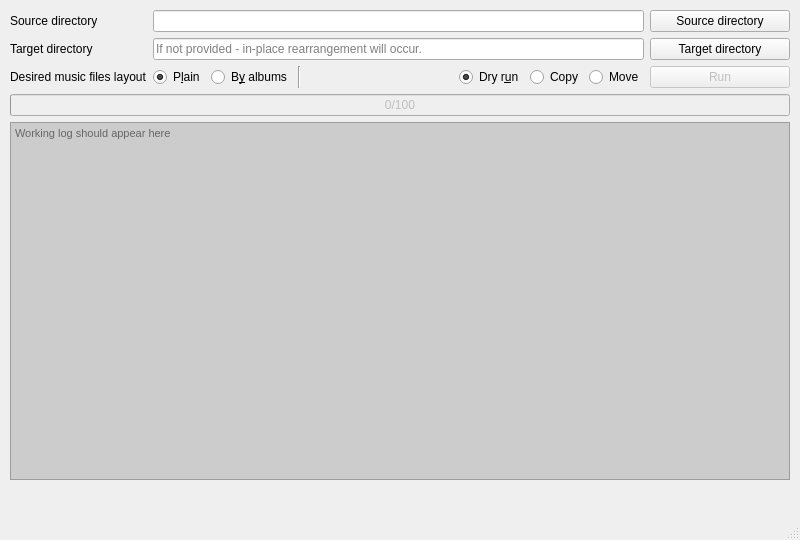
<?xml version="1.0" encoding="UTF-8"?>
<ui version="4.0">
 <class>MainWindow</class>
 <widget class="QMainWindow" name="MainWindow">
  <property name="geometry">
   <rect>
    <x>0</x>
    <y>0</y>
    <width>800</width>
    <height>540</height>
   </rect>
  </property>
  <property name="sizePolicy">
   <sizepolicy hsizetype="Fixed" vsizetype="Fixed">
    <horstretch>1</horstretch>
    <verstretch>1</verstretch>
   </sizepolicy>
  </property>
  <property name="minimumSize">
   <size>
    <width>800</width>
    <height>540</height>
   </size>
  </property>
  <property name="maximumSize">
   <size>
    <width>800</width>
    <height>540</height>
   </size>
  </property>
  <property name="baseSize">
   <size>
    <width>0</width>
    <height>0</height>
   </size>
  </property>
  <property name="windowTitle">
   <string>YAMO (Yet Another Multimedia Organizer)</string>
  </property>
  <property name="windowIcon">
   <iconset theme="audio-x-generic">
    <normaloff>.</normaloff>.</iconset>
  </property>
  <widget class="QWidget" name="centralwidget">
   <property name="sizePolicy">
    <sizepolicy hsizetype="Expanding" vsizetype="Expanding">
     <horstretch>0</horstretch>
     <verstretch>0</verstretch>
    </sizepolicy>
   </property>
   <widget class="QWidget" name="">
    <property name="geometry">
     <rect>
      <x>10</x>
      <y>10</y>
      <width>780</width>
      <height>470</height>
     </rect>
    </property>
    <layout class="QVBoxLayout" name="verticalLayout">
     <item>
      <layout class="QFormLayout" name="formLayout">
       <item row="0" column="0">
        <widget class="QLabel" name="sourceDirectoryLabel">
         <property name="text">
          <string>Source directory</string>
         </property>
        </widget>
       </item>
       <item row="0" column="1">
        <layout class="QHBoxLayout" name="sourceDirSelectionBlock" stretch="0,0">
         <item>
          <widget class="QLineEdit" name="sourceDirectoryInput"/>
         </item>
         <item>
          <widget class="QPushButton" name="sourceDirSelectBtn">
           <property name="minimumSize">
            <size>
             <width>140</width>
             <height>0</height>
            </size>
           </property>
           <property name="text">
            <string>Source directory</string>
           </property>
           <property name="icon">
            <iconset theme="document-open">
             <normaloff>.</normaloff>.</iconset>
           </property>
          </widget>
         </item>
        </layout>
       </item>
       <item row="1" column="0">
        <widget class="QLabel" name="targetDirectoryLabel">
         <property name="text">
          <string>Target directory</string>
         </property>
        </widget>
       </item>
       <item row="1" column="1">
        <layout class="QHBoxLayout" name="targetDirSelectionBlock">
         <item>
          <widget class="QLineEdit" name="targetDirectoryInput">
           <property name="placeholderText">
            <string>If not provided - in-place rearrangement will occur.</string>
           </property>
          </widget>
         </item>
         <item>
          <widget class="QPushButton" name="targetDirSelectBtn">
           <property name="minimumSize">
            <size>
             <width>140</width>
             <height>0</height>
            </size>
           </property>
           <property name="text">
            <string>Target directory</string>
           </property>
           <property name="icon">
            <iconset theme="document-open">
             <normaloff>.</normaloff>.</iconset>
           </property>
          </widget>
         </item>
        </layout>
       </item>
       <item row="2" column="1">
        <layout class="QHBoxLayout" name="selectablesBlock">
         <item>
          <widget class="QRadioButton" name="layoutPlainRbtn">
           <property name="autoFillBackground">
            <bool>false</bool>
           </property>
           <property name="text">
            <string>P&amp;lain</string>
           </property>
           <property name="checked">
            <bool>true</bool>
           </property>
           <attribute name="buttonGroup">
            <string notr="true">filesLayoutRbtnGroup</string>
           </attribute>
          </widget>
         </item>
         <item>
          <widget class="QRadioButton" name="layoutAlbumsRbtn">
           <property name="autoFillBackground">
            <bool>false</bool>
           </property>
           <property name="text">
            <string>B&amp;y albums</string>
           </property>
           <property name="checked">
            <bool>false</bool>
           </property>
           <attribute name="buttonGroup">
            <string notr="true">filesLayoutRbtnGroup</string>
           </attribute>
          </widget>
         </item>
         <item>
          <widget class="Line" name="selectablesSep">
           <property name="orientation">
            <enum>Qt::Vertical</enum>
           </property>
          </widget>
         </item>
         <item>
          <spacer name="horizontalSpacer">
           <property name="orientation">
            <enum>Qt::Horizontal</enum>
           </property>
           <property name="sizeHint" stdset="0">
            <size>
             <width>0</width>
             <height>0</height>
            </size>
           </property>
          </spacer>
         </item>
         <item>
          <widget class="QRadioButton" name="noopRbtn">
           <property name="text">
            <string>Dry r&amp;un</string>
           </property>
           <property name="checked">
            <bool>true</bool>
           </property>
           <attribute name="buttonGroup">
            <string notr="true">operationModeRbtnGroup</string>
           </attribute>
          </widget>
         </item>
         <item>
          <widget class="QRadioButton" name="copyRbtn">
           <property name="text">
            <string>Copy</string>
           </property>
           <attribute name="buttonGroup">
            <string notr="true">operationModeRbtnGroup</string>
           </attribute>
          </widget>
         </item>
         <item>
          <widget class="QRadioButton" name="moveRbtn">
           <property name="text">
            <string>Move</string>
           </property>
           <attribute name="buttonGroup">
            <string notr="true">operationModeRbtnGroup</string>
           </attribute>
          </widget>
         </item>
         <item>
          <widget class="QPushButton" name="commenceBtn">
           <property name="enabled">
            <bool>false</bool>
           </property>
           <property name="minimumSize">
            <size>
             <width>140</width>
             <height>0</height>
            </size>
           </property>
           <property name="text">
            <string>Run</string>
           </property>
           <property name="icon">
            <iconset theme="system-run">
             <normaloff>.</normaloff>.</iconset>
           </property>
          </widget>
         </item>
        </layout>
       </item>
       <item row="2" column="0">
        <widget class="QLabel" name="layoutSelectionLabel">
         <property name="text">
          <string>Desired music files layout</string>
         </property>
        </widget>
       </item>
      </layout>
     </item>
     <item>
      <widget class="QProgressBar" name="progressBar">
       <property name="enabled">
        <bool>false</bool>
       </property>
       <property name="value">
        <number>0</number>
       </property>
       <property name="textVisible">
        <bool>true</bool>
       </property>
       <property name="invertedAppearance">
        <bool>false</bool>
       </property>
       <property name="format">
        <string>%v/%m</string>
       </property>
      </widget>
     </item>
     <item>
      <widget class="QPlainTextEdit" name="loggingOutputField">
       <property name="font">
        <font>
         <pointsize>8</pointsize>
         <weight>50</weight>
         <italic>false</italic>
         <bold>false</bold>
        </font>
       </property>
       <property name="acceptDrops">
        <bool>false</bool>
       </property>
       <property name="autoFillBackground">
        <bool>false</bool>
       </property>
       <property name="styleSheet">
        <string notr="true">background-color:rgb(204, 204, 204)</string>
       </property>
       <property name="undoRedoEnabled">
        <bool>false</bool>
       </property>
       <property name="readOnly">
        <bool>true</bool>
       </property>
       <property name="centerOnScroll">
        <bool>false</bool>
       </property>
       <property name="placeholderText">
        <string>Working log should appear here</string>
       </property>
      </widget>
     </item>
    </layout>
   </widget>
  </widget>
  <widget class="QMenuBar" name="menubar">
   <property name="geometry">
    <rect>
     <x>0</x>
     <y>0</y>
     <width>800</width>
     <height>30</height>
    </rect>
   </property>
  </widget>
  <widget class="QStatusBar" name="statusbar"/>
 </widget>
 <tabstops>
  <tabstop>sourceDirectoryInput</tabstop>
  <tabstop>sourceDirSelectBtn</tabstop>
 </tabstops>
 <resources/>
 <connections/>
 <buttongroups>
  <buttongroup name="operationModeRbtnGroup"/>
  <buttongroup name="filesLayoutRbtnGroup"/>
 </buttongroups>
</ui>
